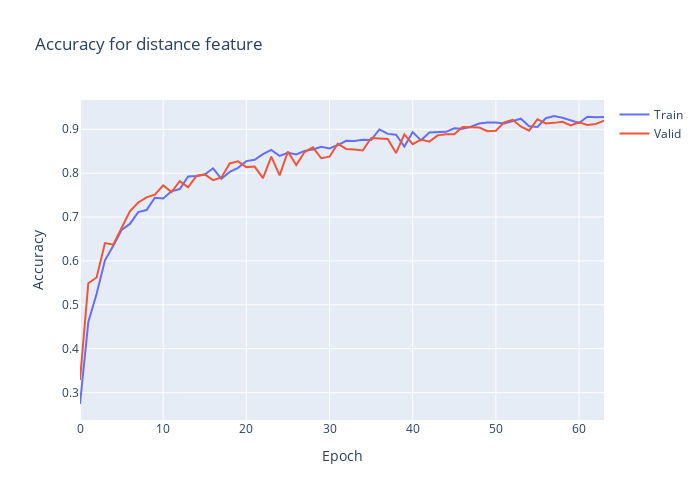

The notebook cell saved with this chart:
### Code cell
plt.clf()
fig = go.Figure()
fig.add_trace(go.Scatter(
                    y=history.history['distance_output_accuracy'],
                    name='Train'))
fig.add_trace(go.Scatter(
                    y=history.history['val_distance_output_accuracy'],
                    name='Valid'))
fig.update_layout(height=500, 
                  width=700,
                  title='Accuracy for distance feature',
                  xaxis_title='Epoch',
                  yaxis_title='Accuracy')
fig.show()

### Figure 1 — Plotly figure (JSON) as saved in the notebook; plotly's stock layout.template omitted (floating-point values rounded to 4 significant figures)
{"data": [{"name": "Train", "type": "scatter", "y": [0.2739, 0.4608, 0.5249, 0.6013, 0.6344, 0.6706, 0.6843, 0.7113, 0.7159, 0.7439, 0.7424, 0.7587, 0.7637, 0.7923, 0.7933, 0.7968, 0.8111, 0.7872, 0.803, 0.8121, 0.8274, 0.8304, 0.8432, 0.8529, 0.8391, 0.8462, 0.8427, 0.8508, 0.8539, 0.86, 0.8564, 0.8641, 0.8737, 0.8732, 0.8763, 0.8758, 0.8997, 0.8895, 0.8875, 0.8605, 0.8936, 0.8747, 0.8926, 0.8926, 0.8941, 0.9022, 0.9012, 0.9058, 0.9129, 0.9155, 0.9155, 0.9134, 0.9196, 0.9241, 0.9068, 0.9053, 0.9252, 0.9302, 0.9262, 0.9211, 0.9145, 0.9287, 0.9272, 0.9282]}, {"name": "Valid", "type": "scatter", "y": [0.3286, 0.5492, 0.5623, 0.6406, 0.637, 0.6738, 0.7129, 0.7331, 0.745, 0.7509, 0.7722, 0.7568, 0.7817, 0.7675, 0.7936, 0.7972, 0.7841, 0.79, 0.8221, 0.8268, 0.8138, 0.8149, 0.7888, 0.8375, 0.7948, 0.8493, 0.8185, 0.8482, 0.8588, 0.8339, 0.8375, 0.8671, 0.8553, 0.8541, 0.8517, 0.8802, 0.879, 0.8778, 0.8458, 0.8885, 0.866, 0.8766, 0.8719, 0.8861, 0.8885, 0.8885, 0.9051, 0.9039, 0.9039, 0.8956, 0.8968, 0.9158, 0.9217, 0.9063, 0.8968, 0.9229, 0.9134, 0.9146, 0.917, 0.9087, 0.9158, 0.9098, 0.9122, 0.9193]}], "layout": {"height": 500, "title": {"text": "Accuracy for distance feature"}, "width": 700, "xaxis": {"title": {"text": "Epoch"}}, "yaxis": {"title": {"text": "Accuracy"}}}}
